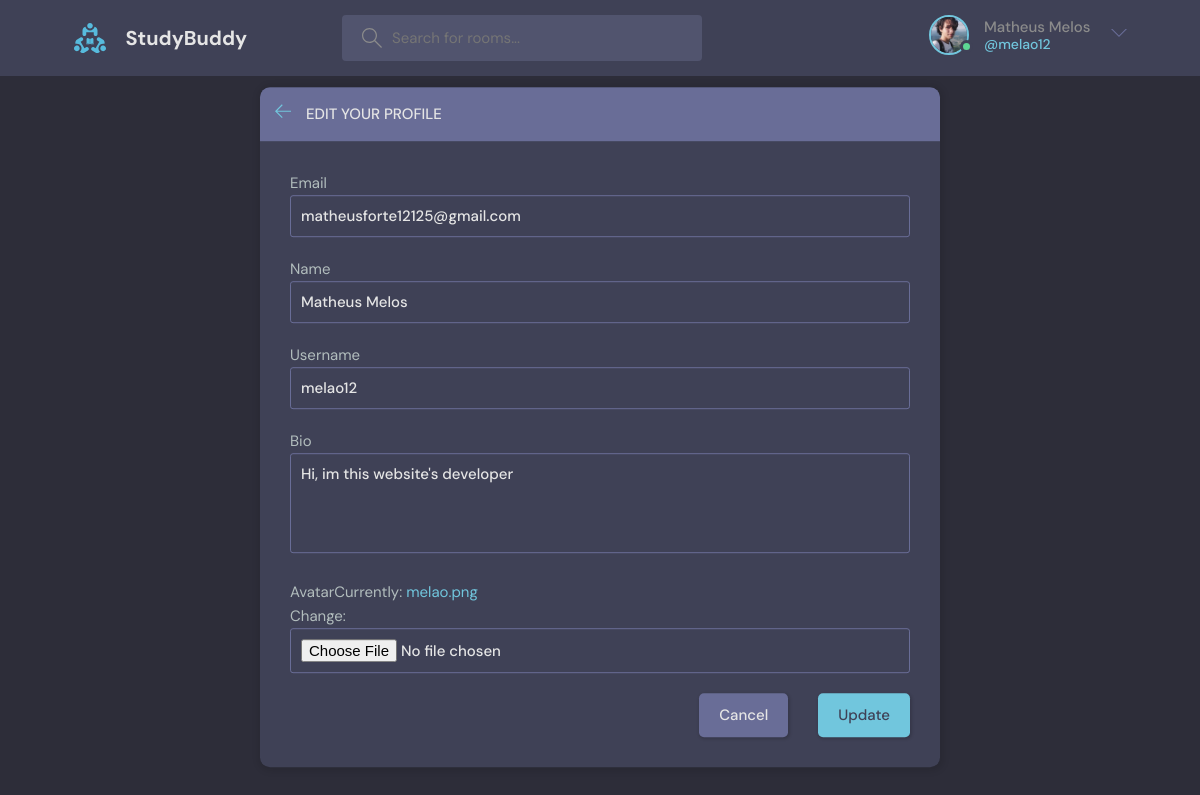
Screenshot of /update-profile/1/ (signed in) with the database file from the repository.
### base/models.py (models this page shows)
class User(AbstractUser):
    name = models.CharField(max_length=200, null=True)
    email = models.EmailField(null=True, unique=True)
    bio = models.TextField(null=True)
    avatar = models.ImageField(null=True, default="avatar.svg")
    USERNAME_FIELD = 'email'
    REQUIRED_FIELDS = ['username']

### base/views.py (the view)
# urls.py: path('update-profile/<str:pk>/', views.updateProfile, name='update-profile'),
@login_required(login_url='login')
def updateProfile(request, pk):
    user = request.user
    form = UserForm(instance=user)
    if request.method == "POST":
        form = UserForm(request.POST, request.FILES, instance=user)
        if form.is_valid():
            form.save()
        return redirect('profile', pk)
    context = {'form': form}
    return render(request, 'base/partial/edit-user.html', context=context)

### base/forms.py
class UserForm(ModelForm):
    class Meta:
        model = User
        fields = ('email', 'name', 'username', 'bio', 'avatar')

### base/templates/base/partial/edit-user.html (shortened to what this page needs)
{% extends '../global/main.html' %}
{% block content %}
<body>
  <main class="update-account layout">
      <div class="container">
          <div class="layout__box">
              <div class="layout__boxHeader">
                  <div class="layout__boxTitle">
                      <a href="{{request.META.HTTP_REFERRER}}">
                          <svg version="1.1" xmlns="http://www.w3.org/2000/svg" width="32" height="32"
                              viewBox="0 0 32 32">
                              <title>arrow-left</title>
                              <path
                                  d="M13.723 2.286l-13.723 13.714 13.719 13.714 1.616-1.611-10.96-10.96h27.625v-2.286h-27.625l10.965-10.965-1.616-1.607z">
                              </path>
                          </svg>
                      </a>
                      <h3>Edit your profile</h3>
                  </div>
              </div>
              <div class="layout__body">
                    <form class="form" action="" method="POST" enctype="multipart/form-data">
                        {% for field in form %}
                            <div class="form__group">
                                <label for="id_{{field.name}}">{{field.label}}{{field}}</label>
                            </div>
                        {% endfor %}
                        <div class="form__action">
                            <a class="btn btn--dark" href="{{request.META.HTTP_REFERER}}">Cancel</a>
                            <button class="btn btn--main" type="submit">Update</button>
                        </div>
                  </form>
              </div>
          </div>
      </div>
  </main>
</body>
{% endblock %}

### base/templates/base/partial/navbar.html (shortened to what this page needs)
{% load static %}
{% block content %}
<header class="header header--loggedIn">
    <div class="container">
      <a href="{% url 'home' %}" class="header__logo">
        <img src="{% static 'images/logo.svg' %}" />
        <h1>StudyBuddy</h1>
      </a>
      <form class="header__search" method="GET" action="{% url 'home' %}">
        <label>
          <input name="q" placeholder="Search for rooms..." />
        </label>
      </form>
      <nav class="header__menu">
        {% if request.user.is_authenticated %}
        <div class="header__user">
          <a href="{% url 'profile' request.user.id %}">
            <div class="avatar avatar--medium active">
              <img src="{{request.user.avatar.url}}" />
            </div>
            <p>{{request.user.name}} <span>@{{request.user.username}}</span></p>
          </a>
          <button class="dropdown-button">
            <svg version="1.1" xmlns="http://www.w3.org/2000/svg" width="32" height="32" viewBox="0 0 32 32">
              <title>chevron-down</title>
              <path d="M16 21l-13-13h-3l16 16 16-16h-3l-13 13z"></path>
            </svg>
          </button>
        </div>
        {% else %}
        <a href="{% url 'login' %}">
          <img src="{% static 'images/avatar.svg' %}" />
          <p>Login</p>
        </a>
        {% endif %}
      </nav>
    </div>
  </header>
{% endblock %}

### rows the page displays
User: user.avatar (picture), user.name "Matheus Melos", user.username "melao12", form "matheusforte12125@gmail.com" "Matheus Melos" "melao12" "Hi, im this website's developer"

### other values shown
{{ field.label }} "Email" "Name" "Username" "Bio" "Avatar"
